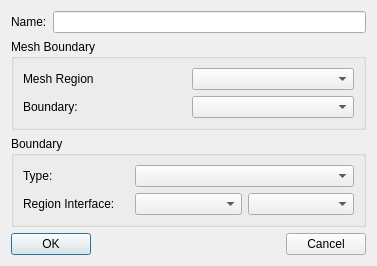
<?xml version="1.0" encoding="UTF-8"?>
<ui version="4.0">
 <class>BoundaryCreateDialog</class>
 <widget class="QDialog" name="BoundaryCreateDialog">
  <property name="geometry">
   <rect>
    <x>0</x>
    <y>0</y>
    <width>377</width>
    <height>237</height>
   </rect>
  </property>
  <property name="windowTitle">
   <string>Dialog</string>
  </property>
  <layout class="QGridLayout" name="gridLayout">
   <item row="0" column="0">
    <widget class="QLabel" name="label">
     <property name="text">
      <string>Name:</string>
     </property>
    </widget>
   </item>
   <item row="0" column="1">
    <widget class="QLineEdit" name="lineEdit_Name"/>
   </item>
   <item row="1" column="0" colspan="2">
    <widget class="QGroupBox" name="groupBox">
     <property name="title">
      <string>Mesh Boundary</string>
     </property>
     <layout class="QGridLayout" name="gridLayout_2">
      <item row="1" column="1">
       <widget class="QComboBox" name="comboBox_Boundary"/>
      </item>
      <item row="1" column="0">
       <widget class="QLabel" name="label_2">
        <property name="text">
         <string>Boundary:</string>
        </property>
       </widget>
      </item>
      <item row="0" column="0">
       <widget class="QLabel" name="label_4">
        <property name="text">
         <string>Mesh Region</string>
        </property>
       </widget>
      </item>
      <item row="0" column="1">
       <widget class="QComboBox" name="comboBox_MeshRegion"/>
      </item>
     </layout>
    </widget>
   </item>
   <item row="2" column="0" colspan="2">
    <widget class="QGroupBox" name="groupBox_2">
     <property name="title">
      <string>Boundary</string>
     </property>
     <layout class="QGridLayout" name="gridLayout_3">
      <item row="0" column="0">
       <widget class="QLabel" name="label_3">
        <property name="text">
         <string>Type:</string>
        </property>
       </widget>
      </item>
      <item row="0" column="1" colspan="2">
       <widget class="QComboBox" name="comboBox_Type"/>
      </item>
      <item row="1" column="0">
       <widget class="QLabel" name="label_5">
        <property name="text">
         <string>Region Interface:</string>
        </property>
       </widget>
      </item>
      <item row="1" column="1">
       <widget class="QComboBox" name="comboBox_InterMeshRegion"/>
      </item>
      <item row="1" column="2">
       <widget class="QComboBox" name="comboBox_InterBoundary"/>
      </item>
     </layout>
    </widget>
   </item>
   <item row="3" column="0" colspan="2">
    <layout class="QHBoxLayout" name="horizontalLayout">
     <item>
      <widget class="QPushButton" name="pushButton_OK">
       <property name="text">
        <string>OK</string>
       </property>
      </widget>
     </item>
     <item>
      <spacer name="horizontalSpacer">
       <property name="orientation">
        <enum>Qt::Horizontal</enum>
       </property>
       <property name="sizeHint" stdset="0">
        <size>
         <width>40</width>
         <height>20</height>
        </size>
       </property>
      </spacer>
     </item>
     <item>
      <widget class="QPushButton" name="pushButton_Cancel">
       <property name="text">
        <string>Cancel</string>
       </property>
      </widget>
     </item>
    </layout>
   </item>
  </layout>
 </widget>
 <resources/>
 <connections/>
</ui>
